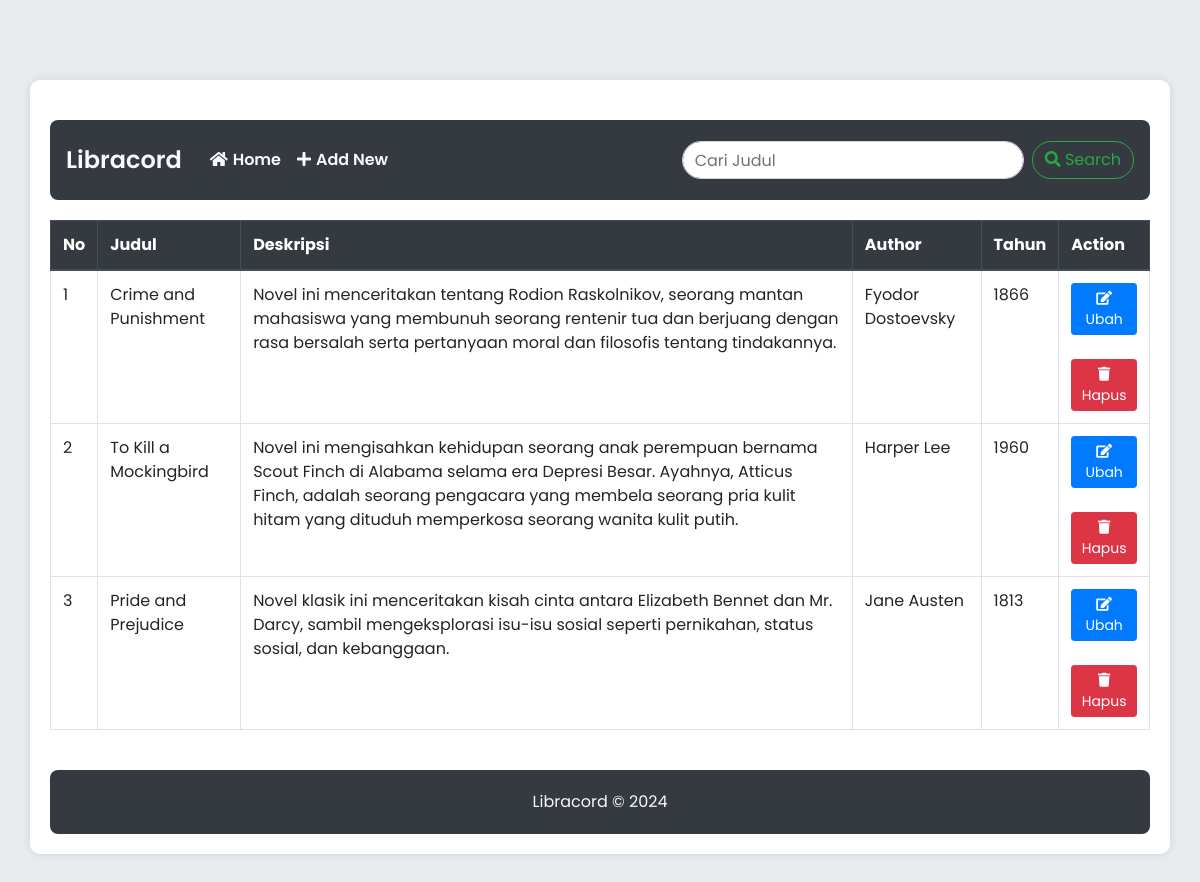
The page /show on the database its author committed.
### full_app/models.py (models this page shows)
class Buku(models.Model):
    judul= models.CharField(max_length= 245)
    deskripsi= models.TextField()
    author = models.CharField(max_length= 254)
    tahun = models.CharField(max_length= 50)

### full_app/views.py (the view)
# urls.py: path('show',views.show),
def show(request):
    buku = Buku.objects.all
    return render(request, 'show.html', {'buku':buku})

### full_app/templates/show.html
{% extends "base.html" %}
{% block body  %}
<table class="table table-bordered">
  <thead class="thead-dark">
    <tr>
        <th>No</th>
        <th>Judul</th>
        <th>Deskripsi</th>
        <th>Author</th>
        <th>Tahun</th>
        <th>Action</th>
    </tr>
</thead>
    {% for i in buku %}
    <tr>
        <td>{{ i.id }}</td>
        <td>{{ i.judul }}</td>
        <td>{{ i.deskripsi }}</td>
        <td>{{ i.author }}</td>
        <td>{{ i.tahun }}</td>
        <td>
            <a href="edit/{{i.id}}" class="btn btn-primary btn-sm"><i class="fas fa-edit"></i> Ubah </a>
            <br> <br>
            <a href="delete/{{ i.id }}" onclick="return confirm('Yakin Hapus data')" class="btn btn-danger btn-sm"><i class="fas fa-trash"></i>Hapus</a>
        </td>
    </tr>
    {% endfor %}
</table>
{% endblock %}

### full_app/templates/base.html (shortened to what this page needs)
<!DOCTYPE html>
{% load static %}
<html lang="en">
<head>
    <link rel="stylesheet" href="{% static 'bootstrap.min.css' %}">
    <link rel="stylesheet" href="https://cdnjs.cloudflare.com/ajax/libs/font-awesome/5.15.4/css/all.min.css">
</head>
<body>
<div class="container">
    <nav class="navbar navbar-expand-md">
        <a class="navbar-brand" href="/">Libracord</a>
        <div class="collapse navbar-collapse" id="collapsibleNavbar">
            <ul class="navbar-nav mr-auto">
                <li class="nav-item active">
                    <a class="nav-link" href="/"><i class="fas fa-home icon-nav"></i>Home</a>
                </li>
                <li class="nav-item active">
                    <a class="nav-link" href="/load_form"><i class="fas fa-plus icon-nav"></i>Add New</a>
                </li>
            </ul>
            <form method="POST" action="search" class="form-inline my-2 my-lg-0">
                <input name="name" class="form-control mr-sm-2" type="search" placeholder="Cari Judul" aria-label="Search">
                <button class="btn btn-outline-success my-2 my-sm-0" type="submit"><i class="fas fa-search"></i> Search</button>
            </form>
        </div>
    </nav>
    {% block body %}
    {% endblock %}
    <footer>
        <h8>Libracord &copy; 2024</h8>
    </footer>
</div>
</body>
</html>

### full_app/templates/base.html (style rules this page uses)
body { background-color: #e9ecef; font-family: 'Poppins', sans-serif; height: 100vh; display: flex; justify-content: center; align-items: center; margin: 0; margin-top: 80px; margin-bottom: 80px; }
.navbar { height: 10vh; border-radius: 8px; margin-top: 20px; margin-bottom: 20px; background-color: #343a40 !important; }
.navbar-brand { font-weight: 600; color: #f8f9fa !important; font-size: 1.5rem; margin-right: 20px; }
.navbar-nav .nav-item .nav-link { font-weight: 600; color: #f8f9fa !important; transition: color 0.3s; }
.form-inline .form-control { border-radius: 50px; transition: box-shadow 0.3s; }
.form-inline .btn { border-radius: 50px; }
.container { padding: 20px; background-color: #fff; border-radius: 10px; margin-bottom: auto; box-shadow: 0 0 10px rgba(0, 0, 0, 0.1); }
footer { border-radius: 8px; margin-top: 40px; padding: 20px 0; background-color: #343a40; color: #f8f9fa; text-align: center; }
.icon-nav { margin-right: 5px; }

### rows shown on the page
Buku: id "1", judul "Crime and Punishment", deskripsi "Novel ini menceritakan tentang Rodion Raskolnikov, seorang mantan mahasiswa yang membunuh seorang rentenir tua dan berjuang dengan rasa bersalah serta pertanyaan moral dan filosofis tentang tindakannya.", author "Fyodor Dostoevsky", tahun "1866"
Buku: id "2", judul "To Kill a Mockingbird", deskripsi "Novel ini mengisahkan kehidupan seorang anak perempuan bernama Scout Finch di Alabama selama era Depresi Besar. Ayahnya, Atticus Finch, adalah seorang pengacara yang membela seorang pria kulit hitam yang dituduh memperkosa seorang wanita kulit putih.", author "Harper Lee", tahun "1960"
Buku: id "3", judul "Pride and Prejudice", deskripsi "Novel klasik ini menceritakan kisah cinta antara Elizabeth Bennet dan Mr. Darcy, sambil mengeksplorasi isu-isu sosial seperti pernikahan, status sosial, dan kebanggaan.", author "Jane Austen", tahun "1813"
